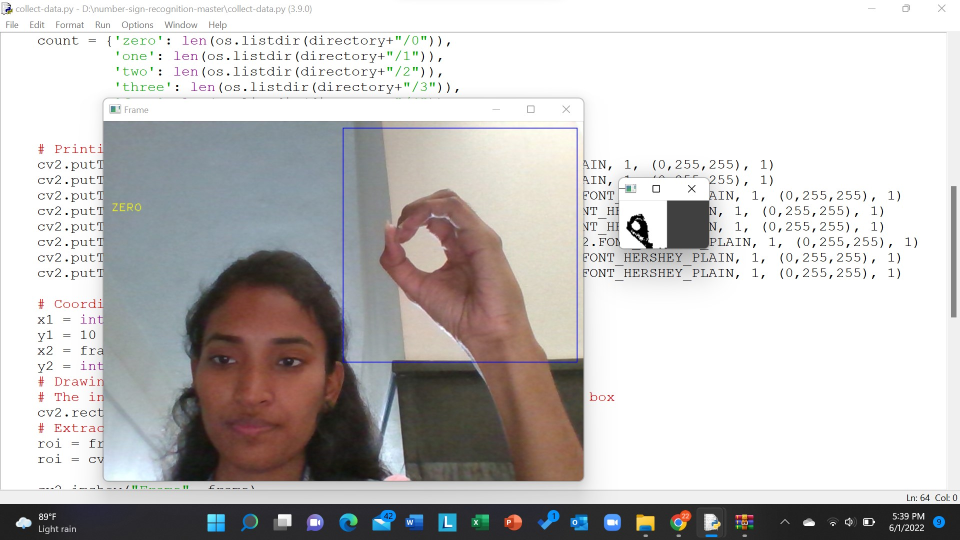
#> input picture images/0.jpg, 1920 x 1080 px, given in place of the camera (shown at 1/2 size)
$ python collect-data.py
#> lines starting #> are read from the running program, lines starting #| are printed output that depends on the picture; after the words box and inside, x2 and y2 are one past the last pixel; in counts of white or black regions, pixels touching at a corner belong together
import cv2
import numpy as np
import os

# Create the directory structure
if not os.path.exists("data"):
    os.makedirs("data")
    os.makedirs("data/train")
    os.makedirs("data/test")
    os.makedirs("data/train/0")
    os.makedirs("data/train/1")
    os.makedirs("data/train/2")
    os.makedirs("data/train/3")
    os.makedirs("data/train/4")
    os.makedirs("data/train/5")
    os.makedirs("data/test/0")
    os.makedirs("data/test/1")
    os.makedirs("data/test/2")
    os.makedirs("data/test/3")
    os.makedirs("data/test/4")
    os.makedirs("data/test/5")

# Train or test
mode = 'train'
directory = 'data/'+mode+'/'

cap = cv2.VideoCapture(0)

while True:
    _, frame = cap.read()
#> frame is the input picture: shape (1080, 1920, 3); mean B, G, R 193, 193.9, 196.3
    # Simulating mirror image
    frame = cv2.flip(frame, 1)
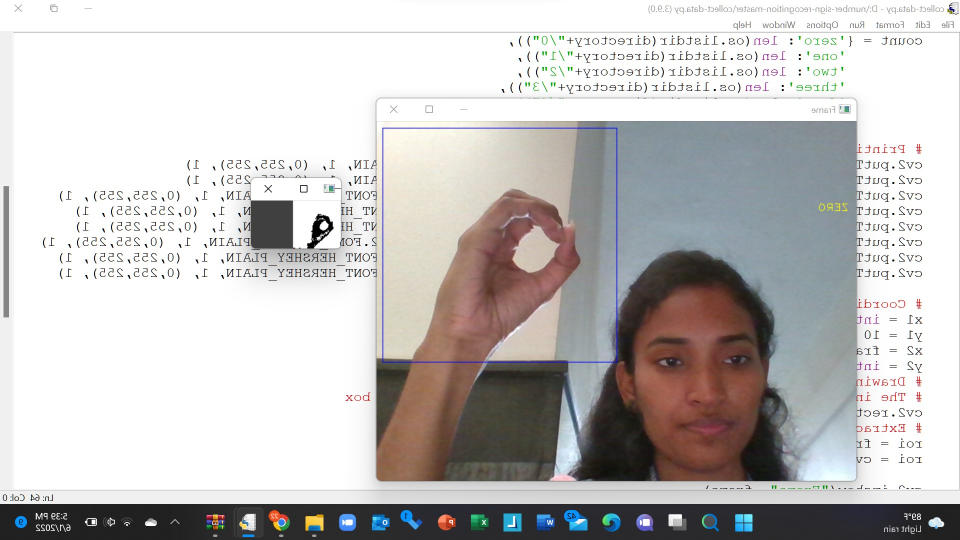
#> frame: shape (1080, 1920, 3) (shown at 1/2 size); mean B, G, R 193, 193.9, 196.3

    # Getting count of existing images
    count = {'zero': len(os.listdir(directory+"/0")),
             'one': len(os.listdir(directory+"/1")),
             'two': len(os.listdir(directory+"/2")),
             'three': len(os.listdir(directory+"/3")),
             'four': len(os.listdir(directory+"/4")),
             'five': len(os.listdir(directory+"/5"))}

    # Printing the count in each set to the screen
    cv2.putText(frame, "MODE : "+mode, (10, 50), cv2.FONT_HERSHEY_PLAIN, 1, (0,255,255), 1)
#> frame: shape (1080, 1920, 3); 0.01% of pixels changed, all inside (x1, y1, x2, y2) = (12, 39, 112, 50)
    cv2.putText(frame, "IMAGE COUNT", (10, 100), cv2.FONT_HERSHEY_PLAIN, 1, (0,255,255), 1)
#> frame: shape (1080, 1920, 3); mean B, G, R 192.9, 193.9, 196.3
    cv2.putText(frame, "ZERO : "+str(count['zero']), (10, 120), cv2.FONT_HERSHEY_PLAIN, 1, (0,0,0), 1)
#> frame: shape (1080, 1920, 3); mean B, G, R 192.9, 193.9, 196.3
    cv2.putText(frame, "ONE : "+str(count['one']), (10, 140), cv2.FONT_HERSHEY_PLAIN, 1, (0,0,0), 1)
#> frame: shape (1080, 1920, 3); mean B, G, R 192.9, 193.8, 196.3
    cv2.putText(frame, "TWO : "+str(count['two']), (10, 160), cv2.FONT_HERSHEY_PLAIN, 1, (0,0,0), 1)
#> frame: shape (1080, 1920, 3); mean B, G, R 192.9, 193.8, 196.3
    cv2.putText(frame, "THREE : "+str(count['three']), (10, 180), cv2.FONT_HERSHEY_PLAIN, 1, (0,0,0), 1)
#> frame: shape (1080, 1920, 3); mean B, G, R 192.9, 193.8, 196.3
    cv2.putText(frame, "FOUR : "+str(count['four']), (10, 200), cv2.FONT_HERSHEY_PLAIN, 1, (0,0,0), 1)
#> frame: shape (1080, 1920, 3); mean B, G, R 192.9, 193.8, 196.3
    cv2.putText(frame, "FIVE : "+str(count['five']), (10, 220), cv2.FONT_HERSHEY_PLAIN, 1, (0,0,0), 1)

    # Coordinates of the ROI
    x1 = int(0.5*frame.shape[1])
#> x1 = 960
    y1 = 10
    x2 = frame.shape[1]-10
#> x2 = 1910
    y2 = int(0.5*frame.shape[1])
#> y2 = 960
    # Drawing the ROI
    # The increment/decrement by 1 is to compensate for the bounding box
    cv2.rectangle(frame, (x1-1, y1-1), (x2+1, y2+1), (255,0,0) ,1)
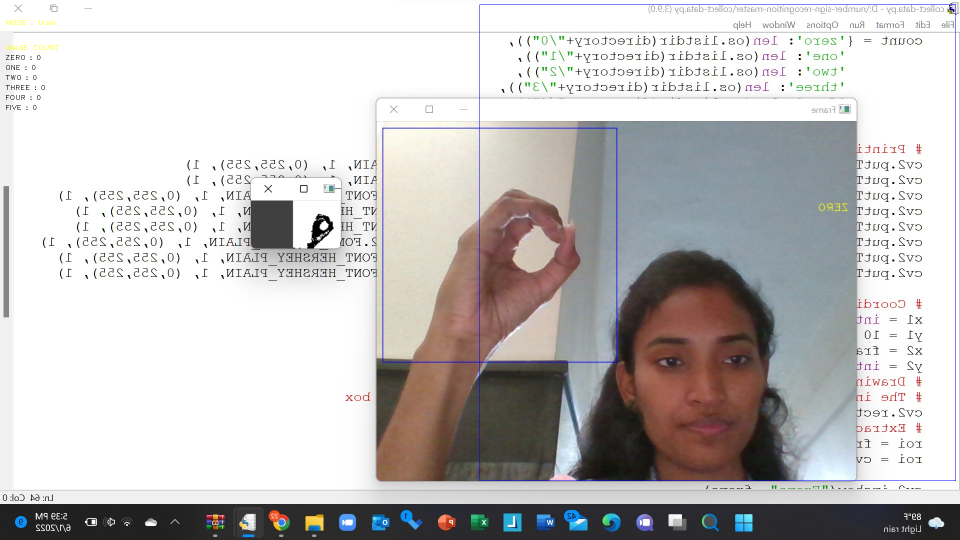
#> frame: shape (1080, 1920, 3) (shown at 1/2 size); mean B, G, R 192.9, 193.4, 195.9
    # Extracting the ROI
    roi = frame[y1:y2, x1:x2]
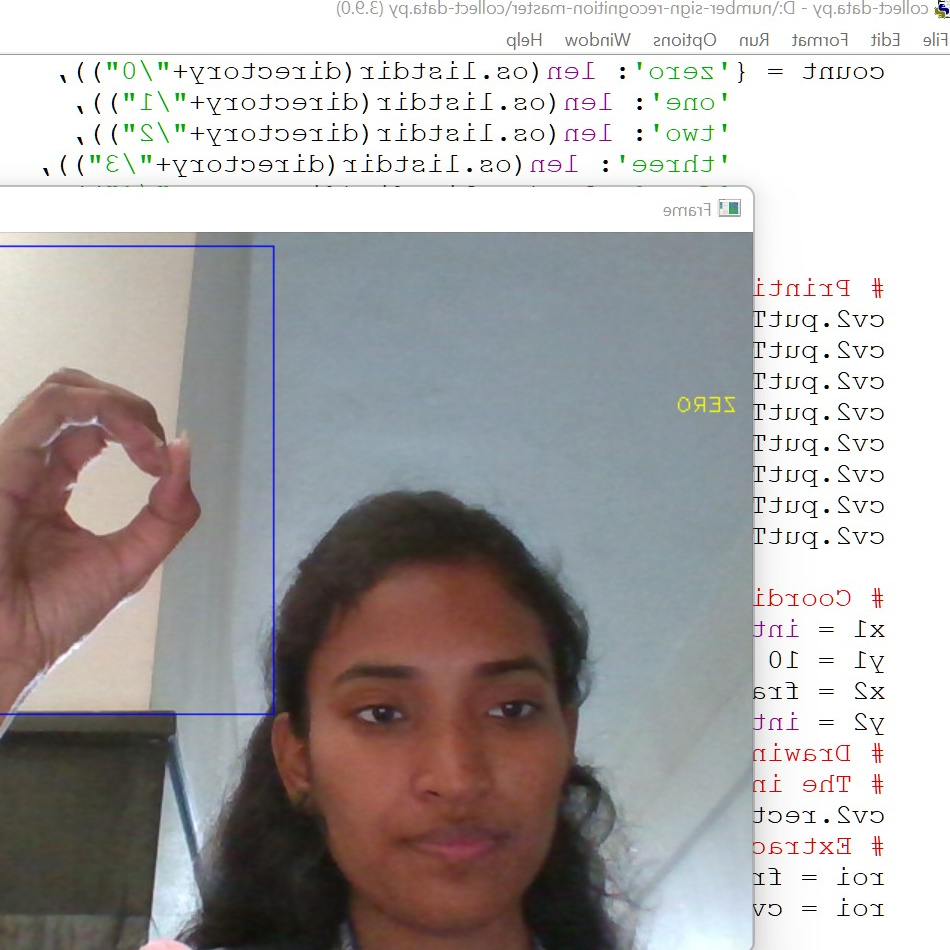
#> roi: shape (950, 950, 3); mean B, G, R 170.5, 171, 174.7
    roi = cv2.resize(roi, (64, 64))
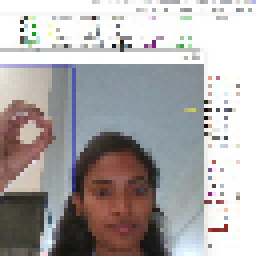
#> roi: shape (64, 64, 3) (shown 4 times larger); mean B, G, R 169.4, 169.5, 173.3

    cv2.imshow("Frame", frame)

    # [5 lines of commented-out code are left out]
    roi = cv2.cvtColor(roi, cv2.COLOR_BGR2GRAY)
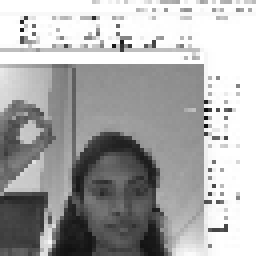
#> roi: shape (64, 64) (shown 4 times larger); min 10, max 255, mean 170.6
    _, roi = cv2.threshold(roi, 120, 255, cv2.THRESH_BINARY)
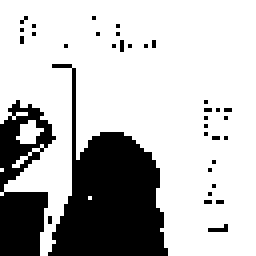
#> roi: shape (64, 64) (shown 4 times larger); 74% white; 35 black regions (33 under 20 px), largest, box (x1, y1, x2, y2) and area: (12, 16, 42, 64) 704, (0, 25, 14, 64) 314
    cv2.imshow("ROI", roi)

    interrupt = cv2.waitKey(10)
#> (key Esc is pressed here)
    if interrupt & 0xFF == 27: # esc key
        break
    if interrupt & 0xFF == ord('0'):
        cv2.imwrite(directory+'0/'+str(count['zero'])+'.jpg', roi)
    if interrupt & 0xFF == ord('1'):
        cv2.imwrite(directory+'1/'+str(count['one'])+'.jpg', roi)
    if interrupt & 0xFF == ord('2'):
        cv2.imwrite(directory+'2/'+str(count['two'])+'.jpg', roi)
    if interrupt & 0xFF == ord('3'):
        cv2.imwrite(directory+'3/'+str(count['three'])+'.jpg', roi)
    if interrupt & 0xFF == ord('4'):
        cv2.imwrite(directory+'4/'+str(count['four'])+'.jpg', roi)
    if interrupt & 0xFF == ord('5'):
        cv2.imwrite(directory+'5/'+str(count['five'])+'.jpg', roi)

cap.release()
cv2.destroyAllWindows()
"""
d = "old-data/test/0"
newd = "data/test/0"
for walk in os.walk(d):
    for file in walk[2]:
        roi = cv2.imread(d+"/"+file)
        roi = cv2.cvtColor(roi, cv2.COLOR_BGR2GRAY)
        _, mask = cv2.threshold(roi, 120, 255, cv2.THRESH_BINARY)
        cv2.imwrite(newd+"/"+file, mask)
"""

$ run again, on images/4.jpg
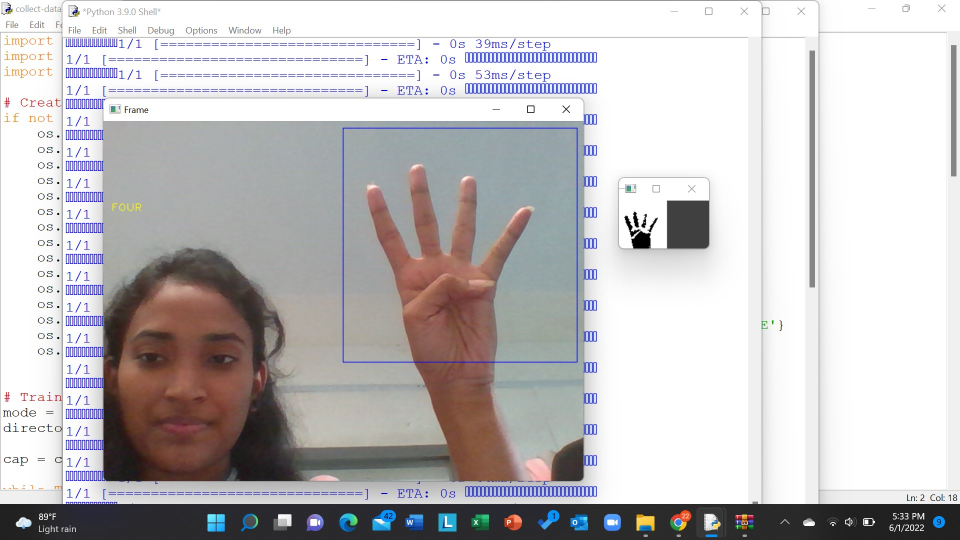
#> input picture images/4.jpg, 1920 x 1080 px, given in place of the camera (shown at 1/2 size)
#> frame is the input picture: shape (1080, 1920, 3); mean B, G, R 193, 191.7, 194.6
#> `cv2.rectangle(frame, (x1-1, y1-1), (x2+1, y2+1), (255,0,0) ,1)`:
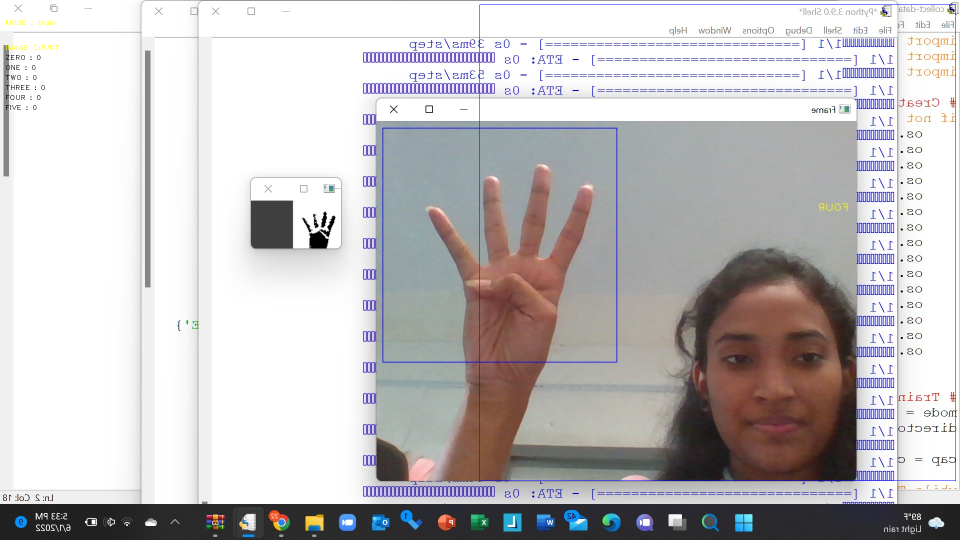
#> frame: shape (1080, 1920, 3) (shown at 1/2 size); mean B, G, R 192.9, 191.2, 194.2
#> `_, roi = cv2.threshold(roi, 120, 255, cv2.THRESH_BINARY)`:
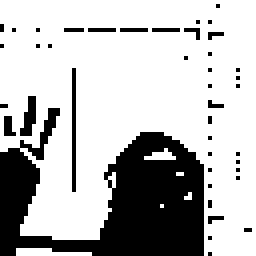
#> roi: shape (64, 64) (shown 4 times larger); 73.3% white; 42 black regions (39 under 20 px), largest, box (x1, y1, x2, y2) and area: (0, 27, 51, 64) 944, (18, 17, 19, 48) 31, (5, 24, 9, 34) 25

$ run again, on images/2.png
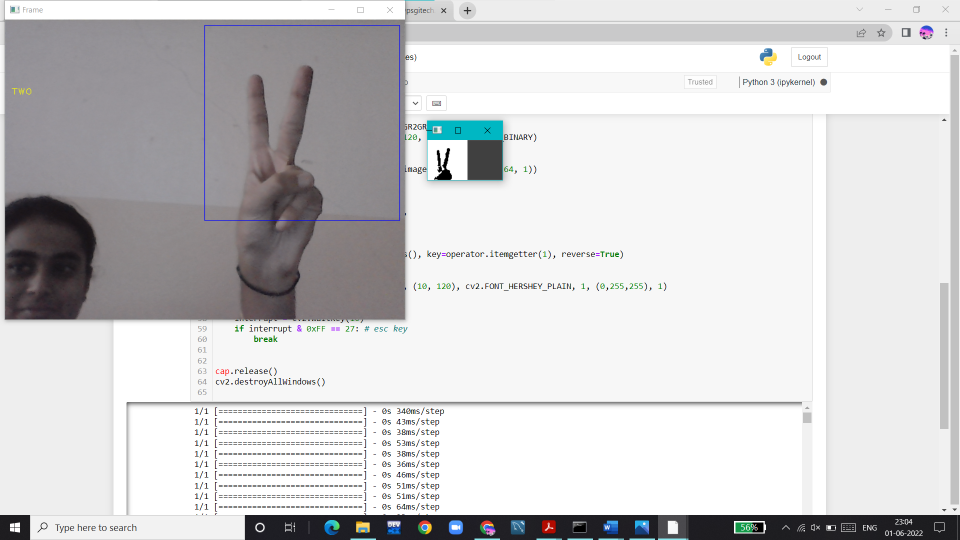
#> input picture images/2.png, 1920 x 1080 px, given in place of the camera (shown at 1/2 size)
#> frame is the input picture: shape (1080, 1920, 3); mean B, G, R 207.9, 206.8, 207.3
#> `cv2.rectangle(frame, (x1-1, y1-1), (x2+1, y2+1), (255,0,0) ,1)`:
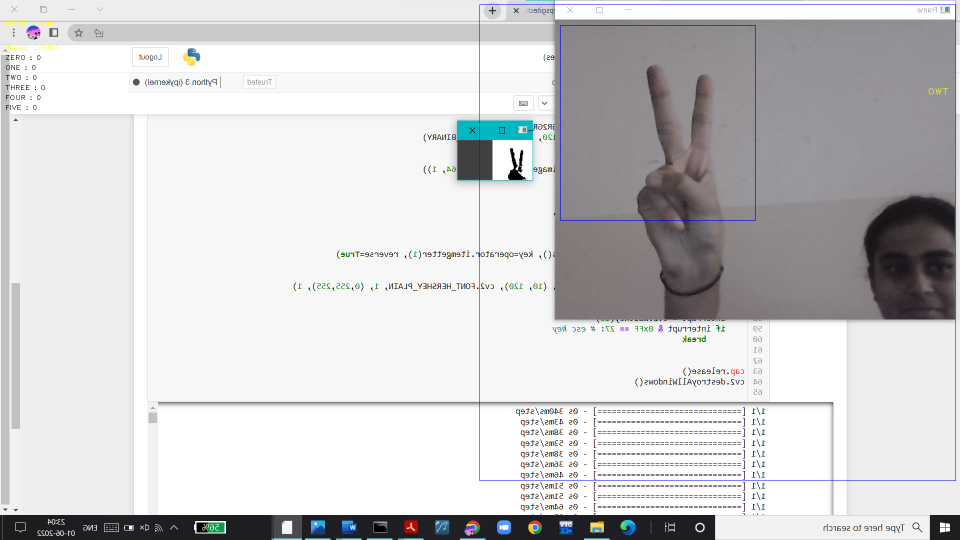
#> frame: shape (1080, 1920, 3) (shown at 1/2 size); mean B, G, R 207.8, 206.3, 206.8
#> `_, roi = cv2.threshold(roi, 120, 255, cv2.THRESH_BINARY)`:
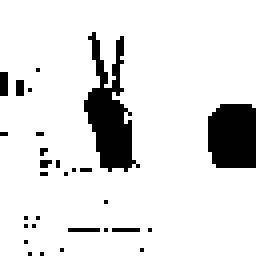
#> roi: shape (64, 64) (shown 4 times larger); 88.3% white; 29 black regions (27 under 20 px), largest, box (x1, y1, x2, y2) and area: (21, 8, 35, 43) 231, (52, 26, 64, 42) 180
